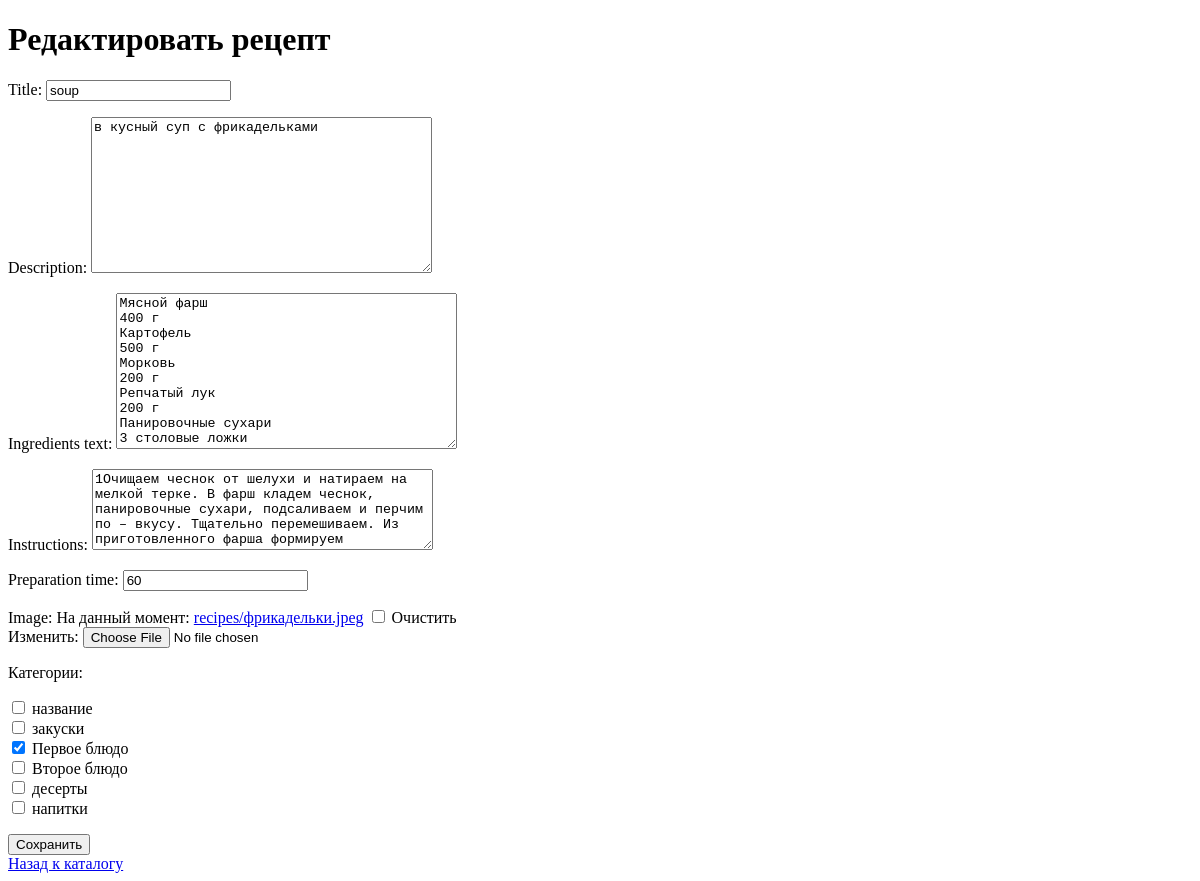
Page /recipe/3/edit/ (signed in) on the earlier database version.
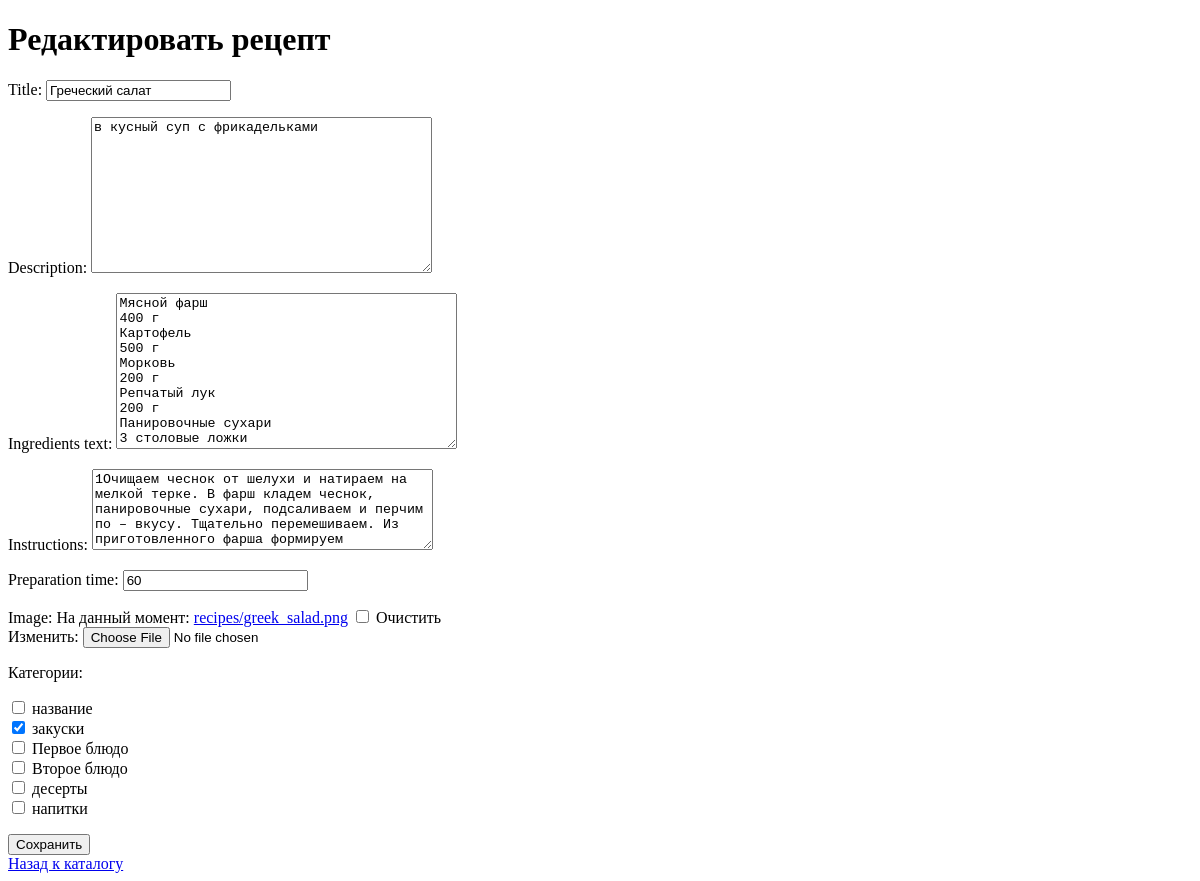
Same page on the later database version.
### recipes/models.py (models this page shows, shortened)
class Recipe(models.Model):
    title = models.CharField(max_length=200)
    description = models.TextField(blank=True, null=True)
    ingredients_text = models.TextField()
    instructions = models.TextField()  # Поле для инструкций
    preparation_time = models.IntegerField()
    image = models.ImageField(upload_to='recipes/', blank=True, null=True)
    categories = models.ManyToManyField('Category', related_name='recipes')
    created_by = models.ForeignKey(
        User,
        on_delete=models.CASCADE,
        related_name='recipes'
    )
    created_at = models.DateTimeField(auto_now_add=True)

### recipes/views.py (the view)
# urls.py: path('recipe/<int:recipe_id>/edit/', views.recipe_edit, name='recipe_edit'),  # Редактирование рецепта
@login_required
def recipe_edit(request, recipe_id):
    recipe = get_object_or_404(Recipe, id=recipe_id)
    if recipe.created_by != request.user:
        return HttpResponseForbidden("Вы не можете редактировать этот рецепт.")
    if request.method == 'POST':
        form = RecipeForm(request.POST, request.FILES, instance=recipe)
        if form.is_valid():
            recipe = form.save(commit=False)
            recipe.save()
            form.save_m2m()
            recipe.detailed_steps.all().delete()
            steps = recipe.instructions.splitlines()
            for step_number, description in enumerate(steps, start=1):
                if description.strip():
                    Step.objects.create(recipe=recipe, step_number=step_number, description=description)
            return redirect('recipe_detail', recipe_id=recipe.id)
    else:
        form = RecipeForm(instance=recipe)
    return render(request, 'recipes/recipe_form.html', {'form': form, 'title': 'Редактировать рецепт'})

### recipes/forms.py
class RecipeForm(forms.ModelForm):
    categories = forms.ModelMultipleChoiceField(
        queryset=Category.objects.all(),
        widget=forms.CheckboxSelectMultiple,
        required=False,
        label="Категории"
    )
    class Meta:
        model = Recipe
        fields = ['title', 'description', 'ingredients_text', 'instructions', 'preparation_time', 'image', 'categories']
        widgets = {
            'instructions': forms.Textarea(attrs={
                'rows': 5,
                'placeholder': 'Введите шаги приготовления, разделяя их новой строкой'
            }),
        }

### recipes/models.py (called while the page is built)
    def __str__(self):
        return self.name

### recipes/templates/recipes/recipe_form.html (shortened to what this page needs)
<!DOCTYPE html>
<html lang="ru">
<head>
</head>
<body>
    <h1>{{ title }}</h1>
    <form method="post" enctype="multipart/form-data">
        {{ form.as_p }}
        <button type="submit">Сохранить</button>
    </form>
    <a href="{% url 'recipe_catalog' %}">Назад к каталогу</a>
</body>
</html>

Differences in the rows shown:
changed Recipe "в кусный суп с фрикадельками": title "soup" → "Греческий салат"
Other differences:
form field categories: "☐ ☐ ☑ ☐ ☐ ☐" → "☐ ☑ ☐ ☐ ☐ ☐"
text no longer shown: "Title: Description: Ingredients text: Instructions: Preparation time: Image: На данный момент: recipes/фрикадельки.jpeg Очистить Изменить: Категории: название закуски Первое блюдо Второе блюдо десерты напитки"
text now shown: "Title: Description: Ingredients text: Instructions: Preparation time: Image: На данный момент: recipes/greek_salad.png Очистить Изменить: Категории: название закуски Первое блюдо Второе блюдо десерты напитки"
